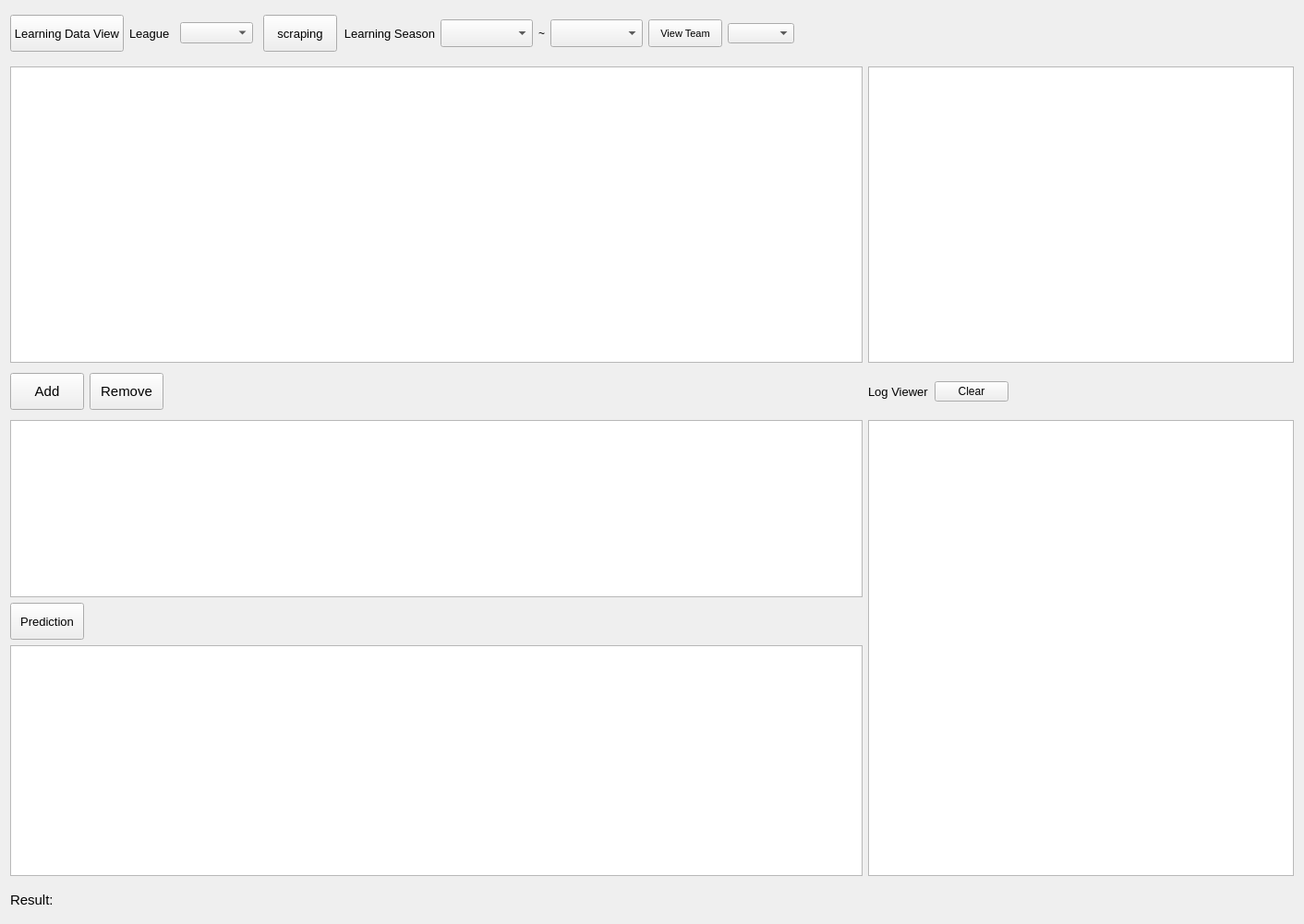
<?xml version="1.0" encoding="UTF-8"?>
<ui version="4.0">
 <class>MainWindow</class>
 <widget class="QWidget" name="MainWindow">
  <property name="windowModality">
   <enum>Qt::NonModal</enum>
  </property>
  <property name="geometry">
   <rect>
    <x>0</x>
    <y>0</y>
    <width>1412</width>
    <height>1001</height>
   </rect>
  </property>
  <property name="windowTitle">
   <string>FootballAnalysis</string>
  </property>
  <layout class="QVBoxLayout" name="verticalLayout_2" stretch="0,0,0">
   <item>
    <layout class="QHBoxLayout" name="horizontalLayout">
     <property name="topMargin">
      <number>5</number>
     </property>
     <property name="bottomMargin">
      <number>5</number>
     </property>
     <item>
      <widget class="QPushButton" name="btnViewLearningData">
       <property name="minimumSize">
        <size>
         <width>0</width>
         <height>40</height>
        </size>
       </property>
       <property name="font">
        <font>
         <pointsize>10</pointsize>
        </font>
       </property>
       <property name="text">
        <string>Learning Data View</string>
       </property>
      </widget>
     </item>
     <item>
      <widget class="QLabel" name="label">
       <property name="minimumSize">
        <size>
         <width>0</width>
         <height>0</height>
        </size>
       </property>
       <property name="font">
        <font>
         <pointsize>10</pointsize>
        </font>
       </property>
       <property name="layoutDirection">
        <enum>Qt::LeftToRight</enum>
       </property>
       <property name="text">
        <string>League</string>
       </property>
       <property name="alignment">
        <set>Qt::AlignLeading|Qt::AlignLeft|Qt::AlignVCenter</set>
       </property>
      </widget>
     </item>
     <item>
      <layout class="QHBoxLayout" name="horizontalLayout_6">
       <property name="leftMargin">
        <number>5</number>
       </property>
       <property name="rightMargin">
        <number>5</number>
       </property>
       <item>
        <widget class="QComboBox" name="cbxSelectLeague">
         <property name="font">
          <font>
           <pointsize>10</pointsize>
          </font>
         </property>
        </widget>
       </item>
      </layout>
     </item>
     <item>
      <widget class="QPushButton" name="btnScraping">
       <property name="minimumSize">
        <size>
         <width>0</width>
         <height>40</height>
        </size>
       </property>
       <property name="font">
        <font>
         <pointsize>10</pointsize>
        </font>
       </property>
       <property name="text">
        <string>scraping</string>
       </property>
      </widget>
     </item>
     <item>
      <widget class="QLabel" name="label_2">
       <property name="minimumSize">
        <size>
         <width>100</width>
         <height>0</height>
        </size>
       </property>
       <property name="font">
        <font>
         <pointsize>10</pointsize>
        </font>
       </property>
       <property name="text">
        <string>Learning Season</string>
       </property>
       <property name="alignment">
        <set>Qt::AlignRight|Qt::AlignTrailing|Qt::AlignVCenter</set>
       </property>
      </widget>
     </item>
     <item>
      <widget class="QComboBox" name="cboStartSeason">
       <property name="minimumSize">
        <size>
         <width>100</width>
         <height>30</height>
        </size>
       </property>
      </widget>
     </item>
     <item>
      <widget class="QLabel" name="label_4">
       <property name="text">
        <string>~</string>
       </property>
      </widget>
     </item>
     <item>
      <widget class="QComboBox" name="cboEndSeason">
       <property name="minimumSize">
        <size>
         <width>100</width>
         <height>30</height>
        </size>
       </property>
      </widget>
     </item>
     <item>
      <widget class="QPushButton" name="btnViewTeam">
       <property name="maximumSize">
        <size>
         <width>16777215</width>
         <height>30</height>
        </size>
       </property>
       <property name="font">
        <font>
         <pointsize>8</pointsize>
        </font>
       </property>
       <property name="text">
        <string>View Team</string>
       </property>
      </widget>
     </item>
     <item>
      <widget class="QComboBox" name="cbxSelectTeam">
       <property name="maximumSize">
        <size>
         <width>16777215</width>
         <height>16777215</height>
        </size>
       </property>
      </widget>
     </item>
     <item>
      <spacer name="horizontalSpacer">
       <property name="orientation">
        <enum>Qt::Horizontal</enum>
       </property>
       <property name="sizeHint" stdset="0">
        <size>
         <width>40</width>
         <height>20</height>
        </size>
       </property>
      </spacer>
     </item>
    </layout>
   </item>
   <item>
    <layout class="QGridLayout" name="gridLayout" columnstretch="2,1">
     <property name="topMargin">
      <number>5</number>
     </property>
     <property name="bottomMargin">
      <number>5</number>
     </property>
     <item row="3" column="1">
      <widget class="QPlainTextEdit" name="logView">
       <property name="readOnly">
        <bool>true</bool>
       </property>
      </widget>
     </item>
     <item row="0" column="1">
      <widget class="QTableView" name="tblStrengthView"/>
     </item>
     <item row="3" column="0">
      <layout class="QVBoxLayout" name="verticalLayout">
       <item>
        <widget class="QTableView" name="tblNewGames"/>
       </item>
       <item>
        <layout class="QHBoxLayout" name="horizontalLayout_7">
         <property name="topMargin">
          <number>0</number>
         </property>
         <property name="bottomMargin">
          <number>0</number>
         </property>
         <item>
          <widget class="QPushButton" name="btnStart">
           <property name="minimumSize">
            <size>
             <width>0</width>
             <height>40</height>
            </size>
           </property>
           <property name="maximumSize">
            <size>
             <width>100</width>
             <height>16777215</height>
            </size>
           </property>
           <property name="font">
            <font>
             <pointsize>10</pointsize>
            </font>
           </property>
           <property name="text">
            <string>Prediction</string>
           </property>
          </widget>
         </item>
         <item>
          <spacer name="horizontalSpacer_3">
           <property name="orientation">
            <enum>Qt::Horizontal</enum>
           </property>
           <property name="sizeHint" stdset="0">
            <size>
             <width>40</width>
             <height>20</height>
            </size>
           </property>
          </spacer>
         </item>
        </layout>
       </item>
       <item>
        <widget class="QTableView" name="tblPredictionGames">
         <property name="minimumSize">
          <size>
           <width>0</width>
           <height>250</height>
          </size>
         </property>
        </widget>
       </item>
      </layout>
     </item>
     <item row="0" column="0">
      <layout class="QHBoxLayout" name="horizontalLayout_5" stretch="2">
       <property name="spacing">
        <number>7</number>
       </property>
       <property name="topMargin">
        <number>0</number>
       </property>
       <property name="bottomMargin">
        <number>0</number>
       </property>
       <item>
        <widget class="QTableView" name="tblLearningGames">
         <property name="minimumSize">
          <size>
           <width>0</width>
           <height>250</height>
          </size>
         </property>
        </widget>
       </item>
      </layout>
     </item>
     <item row="2" column="0">
      <layout class="QHBoxLayout" name="horizontalLayout_2">
       <property name="topMargin">
        <number>5</number>
       </property>
       <property name="bottomMargin">
        <number>5</number>
       </property>
       <item>
        <widget class="QPushButton" name="btnAddGame">
         <property name="minimumSize">
          <size>
           <width>0</width>
           <height>40</height>
          </size>
         </property>
         <property name="maximumSize">
          <size>
           <width>200</width>
           <height>16777215</height>
          </size>
         </property>
         <property name="font">
          <font>
           <pointsize>11</pointsize>
          </font>
         </property>
         <property name="text">
          <string>Add</string>
         </property>
        </widget>
       </item>
       <item>
        <widget class="QPushButton" name="btnRemoveGame">
         <property name="minimumSize">
          <size>
           <width>0</width>
           <height>40</height>
          </size>
         </property>
         <property name="font">
          <font>
           <pointsize>11</pointsize>
          </font>
         </property>
         <property name="text">
          <string>Remove</string>
         </property>
        </widget>
       </item>
       <item>
        <spacer name="horizontalSpacer_4">
         <property name="orientation">
          <enum>Qt::Horizontal</enum>
         </property>
         <property name="sizeHint" stdset="0">
          <size>
           <width>40</width>
           <height>20</height>
          </size>
         </property>
        </spacer>
       </item>
      </layout>
     </item>
     <item row="2" column="1">
      <layout class="QHBoxLayout" name="horizontalLayout_3">
       <item>
        <widget class="QLabel" name="label_5">
         <property name="font">
          <font>
           <pointsize>10</pointsize>
          </font>
         </property>
         <property name="text">
          <string>Log Viewer</string>
         </property>
        </widget>
       </item>
       <item>
        <widget class="QPushButton" name="btnClearLog">
         <property name="text">
          <string>Clear</string>
         </property>
        </widget>
       </item>
       <item>
        <spacer name="horizontalSpacer_5">
         <property name="orientation">
          <enum>Qt::Horizontal</enum>
         </property>
         <property name="sizeHint" stdset="0">
          <size>
           <width>40</width>
           <height>20</height>
          </size>
         </property>
        </spacer>
       </item>
      </layout>
     </item>
    </layout>
   </item>
   <item>
    <layout class="QHBoxLayout" name="horizontalLayout_4">
     <property name="topMargin">
      <number>5</number>
     </property>
     <property name="bottomMargin">
      <number>5</number>
     </property>
     <item>
      <widget class="QLabel" name="label_7">
       <property name="font">
        <font>
         <pointsize>11</pointsize>
        </font>
       </property>
       <property name="text">
        <string>Result:</string>
       </property>
      </widget>
     </item>
     <item>
      <widget class="QLabel" name="lblResult">
       <property name="font">
        <font>
         <pointsize>11</pointsize>
        </font>
       </property>
       <property name="text">
        <string/>
       </property>
      </widget>
     </item>
     <item>
      <spacer name="horizontalSpacer_2">
       <property name="orientation">
        <enum>Qt::Horizontal</enum>
       </property>
       <property name="sizeHint" stdset="0">
        <size>
         <width>40</width>
         <height>20</height>
        </size>
       </property>
      </spacer>
     </item>
    </layout>
   </item>
  </layout>
 </widget>
 <resources/>
 <connections/>
</ui>
